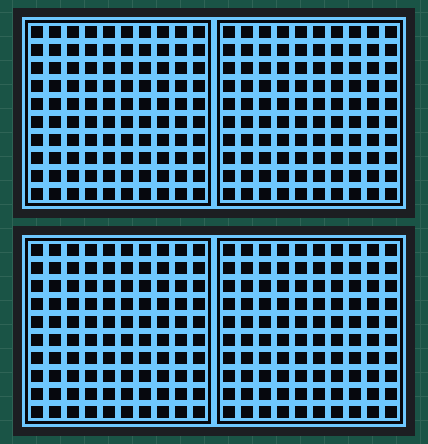
A sketch run on a simulated ESP32. Shown: 2 × 128×64 one-colour display. The display library's start-up logo is not drawn; random numbers use the default seed unless the sketch sets one; what the sketch prints to the serial monitor is not drawn.

Above: at 2.4 s.
At 3.24 s:
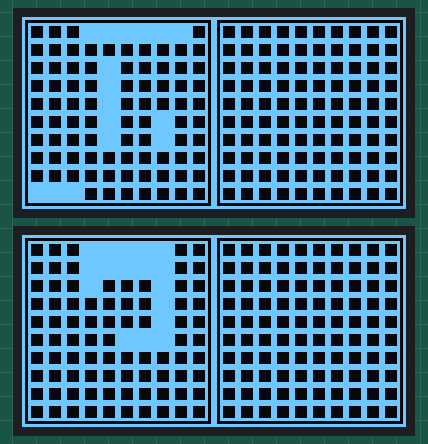
At 5.37 s:
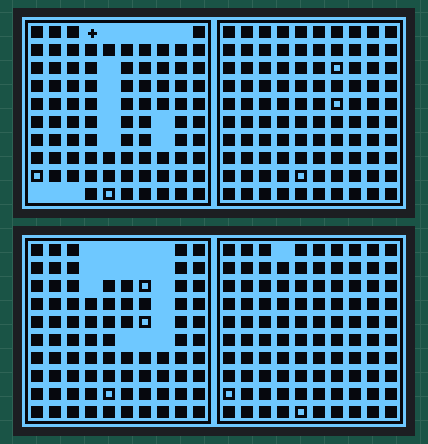
At 11.06 s:
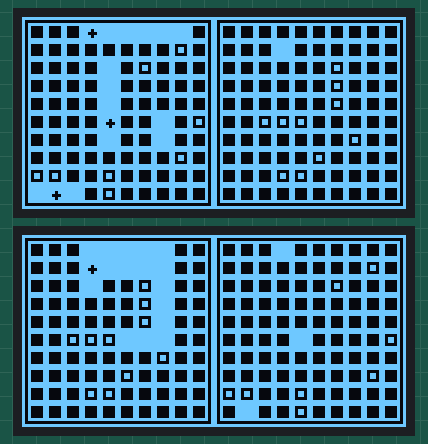
At 17.46 s:
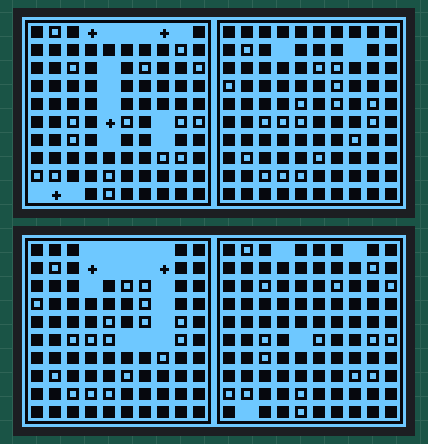
At 29.56 s:
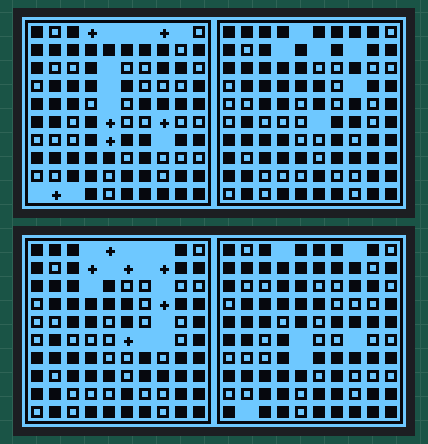

The sketch:

BattleShipSim.ino
```cpp
/*
 Name:		BattleShipSim.ino
 Created:	01.08.2022 21:10:07
 Author:	markus
*/
#include <Wire.h>
#include <Adafruit_SSD1306.h>
#include <splash.h>

#include "src/model/Player.h"
#include "src/model/GameData.h"
#include "UiEngine.h"
#include "GameEngine.h"
#include "src/services/FleetArrangerService.h"

#define I2C_SECONDARY_BUS_SDA_PIN 18
#define I2C_SECONDARY_BUS_SCL_PIN 19
#define SCREEN_WIDTH 128 // OLED display width, in pixels
#define SCREEN_HEIGHT 64 // OLED display height, in pixels
#define SCREEN_ADDRESS 0x3C
#define OLED_RESET_PIN -1

Adafruit_SSD1306 displayPlayerA(SCREEN_WIDTH, SCREEN_HEIGHT, &Wire,
                                SCREEN_ADDRESS);
Adafruit_SSD1306 displayPlayerB(SCREEN_WIDTH, SCREEN_HEIGHT, &Wire1,
                                SCREEN_ADDRESS);

long lastDataUpdateTimeStamp = 0l;


// the setup function runs once when you press reset or power the board
void setup() {
  Serial.begin(115200);
  Serial.println(F("BATTLESHIP: Booting Simulator"));
  if (!Wire.begin()) {
    Serial.println(F("I2C Bus 1 allocation failed"));
    for (;;)
      ; // Don't proceed, loop forever
  }
  if (!Wire1.begin(I2C_SECONDARY_BUS_SDA_PIN, I2C_SECONDARY_BUS_SCL_PIN)) {
    Serial.println(F("I2C Bus 1 allocation failed"));
    for (;;)
      ; // Don't proceed, loop forever
  }
  // SSD1306_SWITCHCAPVCC = generate display voltage from 3.3V internally
  if (!displayPlayerA.begin(SSD1306_SWITCHCAPVCC, SCREEN_ADDRESS)) {
    Serial.println(F("PlayerA display allocation failed"));
    for (;;)
      ; // Don't proceed, loop forever
  }

  if (!displayPlayerB.begin(SSD1306_SWITCHCAPVCC, SCREEN_ADDRESS)) {
    Serial.println(F("PlayerB display allocation failed"));
    for (;;)
      ; // Don't proceed, loop forever
  }

  displayPlayerA.display();
  displayPlayerB.display();
  delay(2000); // Pause for 2 seconds to enjoy the beauty of the splash screen
  lastDataUpdateTimeStamp = millis();
}

// the loop function runs over and over again until power down or reset
void loop() {
    GameData* gameData = new GameData();
    GameEngine* engine = new GameEngine();
    UIEngine* uiEngine = new UIEngine(displayPlayerA, displayPlayerB);

    //the main Game loop
    while (gameData->currentState() != GameData::GAME_SATE_FINISHED) {
        uiEngine->render(gameData);
        //all 250 milliseconds we update the gamestate
        if (millis() - lastDataUpdateTimeStamp > 250) {
            engine->update(gameData);
            lastDataUpdateTimeStamp = millis();
        }
    }
    uiEngine->render(gameData);//render final Screen
    delay(1000);
    uiEngine->renderFinalScreen(gameData);
    delay(2500);

    delete gameData;
    delete engine;
    delete uiEngine;
    delay(2000);//two seconds pause then start over
}
```

GameEngine.cpp
```cpp
//
//
//

#include "GameEngine.h"
#include "src/model/GameData.h"
#include "src/services/FleetArrangerService.h"
#include "src/model/ships/Fleet.h"
#include "src/model/sea/Sea.h"
#include "src/model/sea/Cell.h"

GameEngine::GameEngine() {

}

GameEngine::~GameEngine() {

}

void GameEngine::update(GameData* const aGameData) {
	Player* const playerA = aGameData->playerA();
	Player* const playerB = aGameData->playerB();
	Serial.print(F("GameEngine: updating in current game State: ")); Serial.println(aGameData->currentState());
	switch (aGameData->currentState()){
		case GameData::GAME_STATE_INIT:
			FleetArrangerService::placeShipsForPlayer(aGameData->playerA());
			FleetArrangerService::placeShipsForPlayer(aGameData->playerB());
			aGameData->setCurrentState(GameData::GAME_STATE_PLAYER_A_TURN);
			break;
		case GameData::GAME_STATE_PLAYER_A_TURN:
			Serial.println(F("GameEngine: PlayerA's turn..."));
			if (isPlayerStillAlive(playerA)) {
				playerHandlesFireResponse(playerA, playerTakesFire(playerB, playerShoots(playerA)));
				aGameData->setCurrentState(GameData::GAME_SATE_PLAYER_B_TURN);
			}
			else {
				aGameData->setCurrentState(GameData::GAME_SATE_FINISHED);
			}
			break;
		case GameData::GAME_SATE_PLAYER_B_TURN:
			Serial.println(F("GameEngine: PlayerB's turn..."));
			if (isPlayerStillAlive(playerB)) {
				playerHandlesFireResponse(playerB,playerTakesFire(playerA, playerShoots(playerB)));
				aGameData->setCurrentState(GameData::GAME_STATE_PLAYER_A_TURN);
			}
			else {
				aGameData->setCurrentState(GameData::GAME_SATE_FINISHED);
			}
			break;
		case GameData::GAME_SATE_FINISHED:
			break;
		default:
			break;
	}
}

bool GameEngine::isPlayerStillAlive(Player* const aPlayer) {
	Serial.println(F("GameEngine: isPlayerStillAlive start...."));
	bool isPlayerAlive = !aPlayer->fleet()->isDestroyed();
	Serial.print(F("GameEngine: isPlayerStillAlive end with result: ")); Serial.println(isPlayerAlive);
	return isPlayerAlive;
}

SingleShot GameEngine::playerShoots(Player* const aSource) {
	Serial.println(F("GameEngine: playerShoots start...."));
	int randomRange = aSource->sea()->size();
	Cell** cells = aSource->sea()->cells();
	int row = random(0, randomRange);
	int col = random(0, randomRange);
	while (cells[row][col].enemyCellState() != Cell::CELL_STATE_UNKNOWN) {
		 row = random(0, randomRange);
		 col = random(0, randomRange);
		 Serial.print(F("GameEngine: calculating shot at row, col: ")); Serial.print(row); Serial.print(","); Serial.println(col);
	}
	Serial.print(F("GameEngine: shooting at row, col: ")); Serial.print(row); Serial.print(","); Serial.println(col);
	Serial.println(F("GameEngine: playerShoots end"));
	return SingleShot(row, col);
}

GameEngine::fireResponse_t GameEngine::playerTakesFire(Player* const destination, SingleShot shot) {
	Serial.println(F("GameEngine: playerTakesFire start...."));
	Serial.print(F("GameEngine: taking fire at row, col: ")); Serial.print(shot.row()); Serial.print(","); Serial.println(shot.col());
	Cell& targetCell = destination->sea()->cells()[shot.row()][shot.col()];
	Cell::cellState_t newCellState = targetCell.ship() == NULL ? Cell::CELL_STATE_MISS : Cell::CELL_STATE_HIT;
	switch (newCellState) {
		case Cell::CELL_STATE_HIT:
			Serial.println(F("GameEngine: playerTakesFire HIT"));
			break;
		case Cell::CELL_STATE_MISS:
			Serial.println(F("GameEngine: playerTakesFire MISS"));
			break;
	}
	targetCell.setCellState(newCellState);
	GameEngine::fireResponse_t retvar;
	retvar.shot = shot;
	retvar.response = newCellState;
	Serial.println(F("GameEngine: playerTakesFire end"));
	return retvar;
}

void GameEngine::playerHandlesFireResponse(Player* const destination, fireResponse_t aFireResponse) {
	Serial.println(F("GameEngine: playerHandlesFireResponse start...."));
	Cell** cells = destination->sea()->cells();
	Cell& targetCell = cells[aFireResponse.shot.row()][aFireResponse.shot.col()];
	targetCell.setEnemyCellState(aFireResponse.response);
	Serial.println(F("GameEngine: playerHandlesFireResponse end"));
}
```

GameEngine.h
```cpp
// GameEngine.h

#ifndef _GAMEENGINE_h
#define _GAMEENGINE_h

#if defined(ARDUINO) && ARDUINO >= 100
	#include "arduino.h"
#else
	#include "WProgram.h"
#endif
#include "src/model/sea/Cell.h"
#include "src/model/weapons/SingleShot.h"

class GameData;
class Player;
class Bullet;

class GameEngine {
	private:
	typedef struct fireResponse {
		SingleShot shot;
		Cell::cellState_t response;
	}fireResponse_t;
	public:
		GameEngine();
		~GameEngine();
		void update(GameData* const aGameData);
	protected:
	private:
		bool isPlayerStillAlive(Player* const aPlayer);
		SingleShot playerShoots(Player* const aSource);
		fireResponse_t playerTakesFire(Player* const destination, SingleShot shot);
		void playerHandlesFireResponse(Player* const destination, fireResponse_t aFireResponse);
};

#endif
```

UiEngine.cpp
```cpp
//
//
//

#include "UiEngine.h"
#include "src/model/GameData.h"
#include "src/model/Player.h"
#include "src/model/sea/Sea.h"
#include "src/model/sea/Cell.h"
#include "src/model/ships/Fleet.h"
#include <Adafruit_SSD1306.h>

#define TEXT_SIZE 3
#define TEXT_COLOR WHITE

UIEngine::UIEngine(Adafruit_SSD1306& aPlayerAScreen, Adafruit_SSD1306& aPlayerBScreen) :m_PlayerAScreen(aPlayerAScreen), m_PlayerBScreen(aPlayerBScreen) {
	m_ScreenHeight = m_PlayerAScreen.height();
	m_ScreenWidth = m_PlayerAScreen.width();
	m_OwnSeaStartX = 0;
	m_OwnSeaHeight = m_ScreenHeight;
	m_OwnSeaWidth = m_ScreenHeight;
	m_OpponentSeaStartX = m_OwnSeaStartX + m_OwnSeaWidth;
	m_OpponentSeaHeight = m_ScreenHeight;
	m_OpponentSeaWidth = m_ScreenHeight;

}

UIEngine::~UIEngine() {

}

void UIEngine::render(GameData* const aGameData) {
	this->clearScreen();
	Sea* const playerASea = aGameData->playerA()->sea();
	Sea* const playerBSea = aGameData->playerB()->sea();

	drawField(m_PlayerAScreen, playerASea, false);
	drawField(m_PlayerAScreen, playerASea, true);
	drawField(m_PlayerBScreen, playerBSea, false);
	drawField(m_PlayerBScreen, playerBSea, true);

	this->doDraw();
}

void UIEngine::drawField(Adafruit_SSD1306& aPlayerAScreen, Sea* const aPlayerSea, bool aIsOpponentScreen) {
	int seaSize = aPlayerSea->size();
	int cellUxWidthHeight = m_OwnSeaHeight / seaSize; //as we have a square playfield we only take the height of one playfield to determine the withd/height of a cell in the ux
	int startX = aIsOpponentScreen ? m_OpponentSeaStartX : m_OwnSeaStartX;
	Cell** const playerSeaCells = aPlayerSea->cells();
	aPlayerAScreen.drawRect(startX, 0, m_OwnSeaWidth, m_OwnSeaHeight, WHITE);
	for (int row = 0; row < seaSize; row++) {
		for (int col = 0; col < seaSize; col++) {
			int cellX = (col * cellUxWidthHeight) + startX + 2;
			int cellY = (row * cellUxWidthHeight) + 2;
			drawCell(aPlayerAScreen, playerSeaCells[row][col], cellX, cellY, cellUxWidthHeight, aIsOpponentScreen);
		}
	}
}

void UIEngine::drawCell(Adafruit_SSD1306& aPlayerAScreen, Cell& aCell, int aCellX, int aCellY, int cellUxWidthHeight, bool aIsOpponentScreen) {
	aPlayerAScreen.drawRect(aCellX, aCellY, cellUxWidthHeight, cellUxWidthHeight, WHITE);
	if (!aIsOpponentScreen) {
		if (aCell.ship() != NULL) {
			aPlayerAScreen.fillRect(aCellX, aCellY, cellUxWidthHeight, cellUxWidthHeight, WHITE);
		}
		if (aCell.ship() != NULL && aCell.cellState() == Cell::CELL_STATE_HIT) {
			aPlayerAScreen.fillCircle(aCellX + (cellUxWidthHeight / 2), aCellY + (cellUxWidthHeight / 2), cellUxWidthHeight / 4, BLACK);
		}
		if (aCell.cellState() == Cell::CELL_STATE_MISS) {
			aPlayerAScreen.fillRect(aCellX + 2, aCellY + 2, cellUxWidthHeight - 4, cellUxWidthHeight - 4, WHITE);
		}
	}
	else {
		if (aCell.enemyCellState() == Cell::CELL_STATE_HIT) {
			aPlayerAScreen.fillRect(aCellX, aCellY, cellUxWidthHeight, cellUxWidthHeight, WHITE);
		}
		else if (aCell.enemyCellState() == Cell::CELL_STATE_MISS) {
			aPlayerAScreen.fillRect(aCellX + 2, aCellY + 2, cellUxWidthHeight - 4, cellUxWidthHeight - 4, WHITE);
		}
	}
}

void UIEngine::renderFinalScreen(GameData* const aGameData) {
	clearScreen();
	this->m_PlayerAScreen.setCursor(20, 20);
	this->m_PlayerBScreen.setCursor(20, 20);
	this->m_PlayerAScreen.setTextSize(TEXT_SIZE);
	this->m_PlayerBScreen.setTextSize(TEXT_SIZE);
	this->m_PlayerAScreen.setTextColor(TEXT_COLOR);
	this->m_PlayerBScreen.setTextColor(TEXT_COLOR);
	if (aGameData->playerA()->fleet()->isDestroyed()) {
		this->m_PlayerAScreen.println(F("Loser"));
		this->m_PlayerBScreen.println(F("Winner"));
	}
	else {
		this->m_PlayerAScreen.println(F("Winner"));
		this->m_PlayerBScreen.println(F("Loser"));
	}
	doDraw();
}

void UIEngine::clearScreen() {
	m_PlayerAScreen.clearDisplay();
	m_PlayerBScreen.clearDisplay();
}

void UIEngine::doDraw() {
	m_PlayerAScreen.display();
	m_PlayerBScreen.display();
}
```

UiEngine.h
```cpp
// UiEngine.h

#ifndef _UIENGINE_h
#define _UIENGINE_h

#if defined(ARDUINO) && ARDUINO >= 100
	#include "arduino.h"
#else
	#include "WProgram.h"
#endif
class GameData;
class Adafruit_SSD1306;
class Sea;
class Cell;

class UIEngine {

	public:
	UIEngine(Adafruit_SSD1306& aPlayerAScreen, Adafruit_SSD1306& aPlayerBScreen);
	~UIEngine();
	void render(GameData* const aGameData);
	void renderFinalScreen(GameData* const aGameData);

	private:
	void drawField(Adafruit_SSD1306& aPlayerAScreen, Sea* const aPlayerSea, bool aIsOpponentScreen);
	void drawCell(Adafruit_SSD1306& aPlayerAScreen, Cell& aCell, int aCellX, int aCellY, int cellUxWidthHeight, bool aIsOpponentScreen);
	void clearScreen();
	void doDraw();


	private:
	Adafruit_SSD1306& m_PlayerAScreen;
	Adafruit_SSD1306& m_PlayerBScreen;
	int m_ScreenHeight, m_ScreenWidth, m_OwnSeaStartX, m_OwnSeaHeight, m_OwnSeaWidth, m_OpponentSeaStartX, m_OpponentSeaHeight, m_OpponentSeaWidth;
};

#endif
```

GameData.cpp
```cpp
//
//
//

#include "GameData.h"

GameData::GameData() {
	Serial.println(F("GAMEDATA: Constructor Start..."));
	this->m_PlayerOne = new Player();
	this->m_PlayerTwo = new Player();
	this->m_GameState = GameData::GAME_STATE_INIT;
	Serial.println(F("GAMEDATA: Constructor END!"));
}

GameData::~GameData() {
	delete this->m_PlayerOne;
	delete this->m_PlayerTwo;
}


GameData::gameState_t GameData::currentState() {
	return this->m_GameState;
}

Player* const GameData::playerA() {
	return this->m_PlayerOne;
}

Player* const GameData::playerB() {
	return this->m_PlayerTwo;
}

void GameData::setCurrentState(gameState_t aState) {
	this->m_GameState = aState;
}
```

GameData.h
```cpp
// GameData.h

#ifndef _GAMEDATA_h
#define _GAMEDATA_h

#if defined(ARDUINO) && ARDUINO >= 100
#include "arduino.h"
#else
#include "WProgram.h"
#endif
#include "Player.h"


class GameData {

	public:
	typedef enum m_GameState {
			GAME_STATE_INIT,
			GAME_STATE_PLAYER_A_TURN,
			GAME_SATE_PLAYER_B_TURN,
			GAME_SATE_FINISHED
		}gameState_t;

	public:
		GameData();
		virtual ~GameData();

		gameState_t currentState();
		void setCurrentState(gameState_t aState);
		Player* const playerA();
		Player* const playerB();

	protected:
	private:

	public:
	protected:
	private:
		Player* m_PlayerOne;
		Player* m_PlayerTwo;
		gameState_t m_GameState;
};
#endif
```

Player.cpp
```cpp
//
//
//

#include "Player.h"
#include "sea/Sea.h"
#include "ships/Fleet.h"

Player::Player() {
	Serial.println(F("PLAYER: Constructor Start..."));
	this->m_mySea = new Sea;
	this->m_fleet = new Fleet;
	this->m_PlayerState = Player::PLAYER_STATE_ALIVE;
	Serial.println(F("PLAYER: Constructor END!"));

}

Player::~Player() {
	delete this->m_fleet;
	delete this->m_mySea;
}

Sea* const Player::sea(){
	return this->m_mySea;
}

Fleet* const Player::fleet() {
	return this->m_fleet;
}
```

Player.h
```cpp
// Player.h

#ifndef _PLAYER_h
#define _PLAYER_h

#if defined(ARDUINO) && ARDUINO >= 100
	#include "arduino.h"
#else
	#include "WProgram.h"
#endif
class Sea;
class Fleet;

class Player {
	public:
	typedef enum playerState {
		PLAYER_STATE_ALIVE,
		PLAYER_STATE_DEAD
	}playerState_t;

public:
  Player();
  virtual ~Player();
  Sea* const sea();
  Fleet* const fleet();
protected:
private:

public:
protected:
private:
  Sea* m_mySea;
  Fleet* m_fleet;
  playerState_t m_PlayerState;
};

#endif
```

Cell.cpp
```cpp
//
//
//

#include "Cell.h"
#include "../ships/Ship.h"

Cell::Cell() {
	this->m_ship = NULL;
	this->m_CellState = Cell::CELL_STATE_UNKNOWN;
	this->m_EnemyCellState = Cell::CELL_STATE_UNKNOWN;
}

Cell::~Cell() {

}

Ship& Cell::setShip(Ship* const aShip) {
	this->m_ship = aShip;
	return *aShip;
}

Ship* const Cell::ship() {
	return this->m_ship;
}

Cell::cellState_t Cell::cellState() {
	return this->m_CellState;
}

void Cell::setCellState(Cell::cellState_t aCellState) {
	this->m_CellState = aCellState;
}

Cell::cellState_t Cell::enemyCellState() {
	return this->m_EnemyCellState;
}

void Cell::setEnemyCellState(Cell::cellState_t aCellState) {
	this->m_EnemyCellState = aCellState;
}
```

Cell.h
```cpp
// Cell.h

#ifndef _CELL_h
#define _CELL_h

#if defined(ARDUINO) && ARDUINO >= 100
#include "arduino.h"
#else
#include "WProgram.h"
#endif
class Ship;
class Cell {
	public:
		typedef enum cellState {
			CELL_STATE_UNKNOWN,
			CELL_STATE_HIT,
			CELL_STATE_MISS
		}cellState_t;

	public:
		Cell();
		~Cell();
		Ship* const ship();
		Ship& setShip(Ship* const aShip);
		cellState_t cellState();
		void setCellState(cellState_t aCellState);
		cellState_t enemyCellState();
		void setEnemyCellState(cellState_t aCellState);
	protected:
	private:

	public:
	protected:
	private:
		Ship* m_ship;
		cellState_t m_CellState;
		cellState_t m_EnemyCellState;
};

#endif
```

Sea.cpp
```cpp
//
//
//

#include "Sea.h"

Sea::Sea(uint8_t aSize) {
	Serial.println(F("SEA: Constructor Start..."));
	//some safeguard, so we prevent ram flooding by the following allocation
	uint8_t safeSize = aSize <= 10 ? aSize : 10;
	this->m_Size = safeSize;

	//We allocate the battlefield, so we claim ourselves a big chunk of ram :D
	this->m_Cells = new Cell * [this->m_Size]; //Our rows
	for (int i = 0; i < this->m_Size; i++) {
		this->m_Cells[i] = new Cell[10]; // our columns
	}
	Serial.println(F("SEA: Constructor End!"));
}

Sea::~Sea() {
	//So here we free the memory upon destruction. Who needs garbage collectory and other fancy script kiddie rubbish if one can be god over the heap :D
	for (int i = 0; i < this->m_Size; i++) {
		delete[] this->m_Cells[i];
	}
	delete[] this->m_Cells;
}

uint8_t Sea::size() { return this->m_Size; }

Cell** Sea::cells()
{
	return this->m_Cells;
}
```

Sea.h
```cpp
// Sea.h

#ifndef _SEA_h
#define _SEA_h

#if defined(ARDUINO) && ARDUINO >= 100
#include "arduino.h"
#else
#include "WProgram.h"
#endif
#include "Cell.h"
class Sea {
	public:
		Sea(uint8_t aSize = 10);
		virtual ~Sea();
		uint8_t size();
		Cell** cells();
	protected:
	private:

	public:
	protected:
	private:
		uint8_t m_Size;
		Cell** m_Cells;
};

#endif
```

Battleship.cpp
```cpp
//
//
//

#include "Battleship.h"

BattleShip::BattleShip() : Ship(4, Ship::BATTLESHIP) {
	Serial.println(F("BattleShip: Constructed!"));
}

BattleShip::~BattleShip() {

}
```

Battleship.h
```cpp
// Battleship.h

#ifndef _BATTLESHIP_h
#define _BATTLESHIP_h

#if defined(ARDUINO) && ARDUINO >= 100
	#include "arduino.h"
#else
	#include "WProgram.h"
#endif
#include"Ship.h"

class BattleShip:public Ship {
public:
  BattleShip();
  ~BattleShip();

protected:
private:

};

#endif
```

Carrier.cpp
```cpp
//
//
//

#include "Carrier.h"

Carrier::Carrier() :Ship(5, Ship::CARRIER) {
	Serial.println(F("Carrier: Constructed!"));

}

Carrier::~Carrier() {

}
```

Carrier.h
```cpp
// Carrier.h

#ifndef _CARRIER_h
#define _CARRIER_h

#if defined(ARDUINO) && ARDUINO >= 100
	#include "arduino.h"
#else
	#include "WProgram.h"
#endif
#include "Ship.h"

class Carrier:public Ship {

	public:
		Carrier();
		~Carrier();
};

#endif
```

Cruiser.cpp
```cpp
//
//
//

#include "Cruiser.h"

Cruiser::Cruiser() :Ship(3, Ship::CRUISER) {
	Serial.println(F("Cruiser: Constructed!"));

}

Cruiser::~Cruiser() {

}
```

Cruiser.h
```cpp
// Cruiser.h

#ifndef _CRUISER_h
#define _CRUISER_h

#if defined(ARDUINO) && ARDUINO >= 100
	#include "arduino.h"
#else
	#include "WProgram.h"
#endif
#include "Ship.h"

class Cruiser :public Ship {

	public:
	Cruiser();
	~Cruiser();
};

#endif
```

Source omitted: Destroyer.cpp (168 bytes), Destroyer.h (257 bytes), Fleet.cpp (1419 bytes), Fleet.h (386 bytes), Ship.cpp (2250 bytes), Ship.h (908 bytes), Submarine.cpp (168 bytes), Submarine.h (257 bytes), SingleShot.cpp (261 bytes), SingleShot.h (339 bytes), FleetArrangerService.cpp (3824 bytes), FleetArrangerService.h (625 bytes)

Measured:
- what the display in image 0 shows lasts 0.7 s, from 2.3 s to 3.0 s
